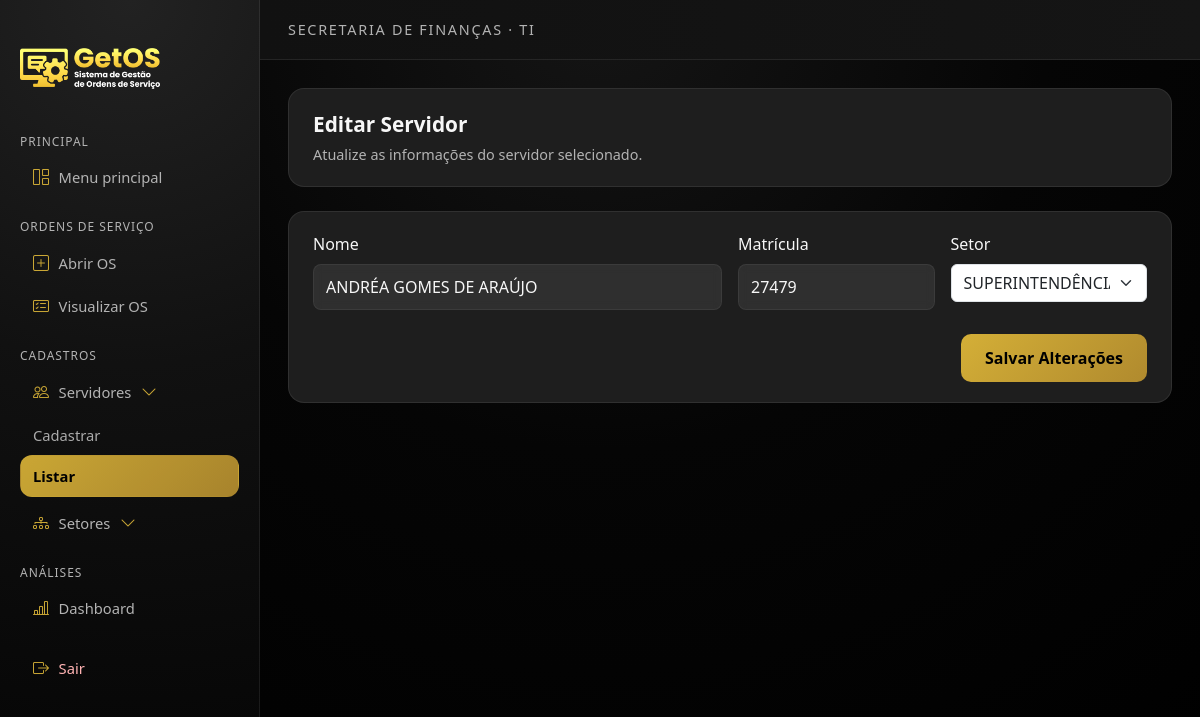
Page /servidores/editar/53/ on the committed database.
### servidores/models.py (models this page shows, shortened)
class Servidor(models.Model):
    nome = models.CharField(max_length=100)
    matricula = models.CharField(max_length=20)
    setor = models.ForeignKey(Setor, on_delete=models.CASCADE)  # Ramal já vem pelo setor

### servidores/views.py (the view, shortened to what this page needs)
# urls.py: path('editar/<int:id>/', views.editar_servidor, name='editar_servidor'),
def editar_servidor(request, id):
    servidor = get_object_or_404(Servidor, id=id)
    form = ServidorForm(request.POST or None, instance=servidor)
    return render(request, 'getos/editar_servidor.html', {'form': form})

### servidores/forms.py
class ServidorForm(forms.ModelForm):
    class Meta:
        model = Servidor
        fields = ['nome', 'matricula', 'setor']
        widgets = {
            'nome': forms.TextInput(attrs={'class': 'form-input'}),
            'matricula': forms.NumberInput(attrs={'class': 'form-input'}),
            'setor': forms.Select(attrs={'class': 'form-select'}),
        }

### setores/models.py (called while the page is built)
    def __str__(self):
        return self.nome

### templates/getos/editar_servidor.html (shortened to what this page needs)
{% extends "getos/base.html" %}
{% load static %}
{% block menu_listar_servidores_active %}active{% endblock %}
{% block submenu_serv_open %}show{% endblock %}
{% block content %}
<div class="card-dark mb-4">
    <div class="page-title">Editar Servidor</div>
    <div class="page-subtitle">
        Atualize as informações do servidor selecionado.
    </div>
</div>
<div class="card-dark">
    <form method="POST">
        <div class="row g-3">
            <div class="col-md-6">
                <label class="form-label">Nome</label>
                {{ form.nome }}
            </div>
            <div class="col-md-3">
                <label class="form-label">Matrícula</label>
                {{ form.matricula }}
            </div>
            <div class="col-md-3">
                <label class="form-label">Setor</label>
                {{ form.setor }}
            </div>
        </div>
        <div class="mt-4 d-flex justify-content-end">
            <button type="submit" class="btn btn-accent px-4">
                Salvar Alterações
            </button>
        </div>
    </form>
</div>
{% endblock %}

### static/css/style.css (style rules this page uses)
* { margin: 0; padding: 0; box-sizing: border-box; }
html, body { min-height: 100%; }
body { font-family: 'Segoe UI', sans-serif; color: #ffffff; }
:root { --bg-body: #0b0b0b; --bg-gradient-start: #0f4037; --bg-gradient-end: #2b6661; --bg-sidebar: #111111; --bg-card: #1e1e1e; --border-subtle: rgba(255,255,255,0.08); --accent: #D4AF37; --accent-hover: #B08A2E; --accent-soft: rgba(212,175,55,0.18); --text-primary: #f7f7f7; --text-muted: #b3b3b3; }
body { background: linear-gradient(135deg, var(--bg-gradient-start), var(--bg-gradient-end)); min-height: 100vh; display: flex; justify-content: center; align-items: flex-start; padding: 30px 0; }
body.app-dark { background: radial-gradient(circle at top, #151515 0, #050505 45%, #000 100%); color: var(--text-primary); min-height: 100vh; display: block; padding: 0; }
.card-dark, .dash-card { background-color: var(--bg-card); border-radius: 1rem; border: 1px solid var(--border-subtle); padding: 1.25rem 1.5rem; }
.page-title { font-size:1.3rem; font-weight:600; margin-bottom:.25rem; }
.page-subtitle { font-size:.9rem; color:var(--text-muted); }
.btn, button { padding: 12px 16px; border-radius:10px; border:none; cursor:pointer; font-weight:700; transition: background .2s ease, transform .08s ease; }
.btn-accent { background: linear-gradient(135deg, var(--accent), var(--accent-hover)); color: #000; border: none; font-weight: 700; }
label { display:block; margin-bottom:6px; font-size:16px; color:var(--text-primary); }
input[type="text"], input[type="number"], input[type="date"], input[type="email"], input[type="password"], select, textarea, .form-input, .form-textarea { width:100%; padding:10px 12px; border-radius:8px; border:1px solid rgba(255,255,255,0.06); background: rgba(255,255,255,0.04); color: var(--text-primary); font-size:16px; box-sizing:border-box; transition: border-color .18s ease, background .18s ease, box-shadow .18s ease; backdrop-filter: blur(4px); }
input::placeholder, textarea::placeholder { color: #9b9b9b; }
body.app-dark select option { background-color: #151515; color: var(--text-primary); }
input:not(:placeholder-shown), input:valid { background: rgba(255,255,255,0.08) !important; }

### rows in the picture
Servidor: nome "ANDRÉA GOMES DE ARAÚJO", matricula "27479", setor "SUPERINTENDÊNCIA DE TECNOLOGIA DA INFORMAÇÃO"
